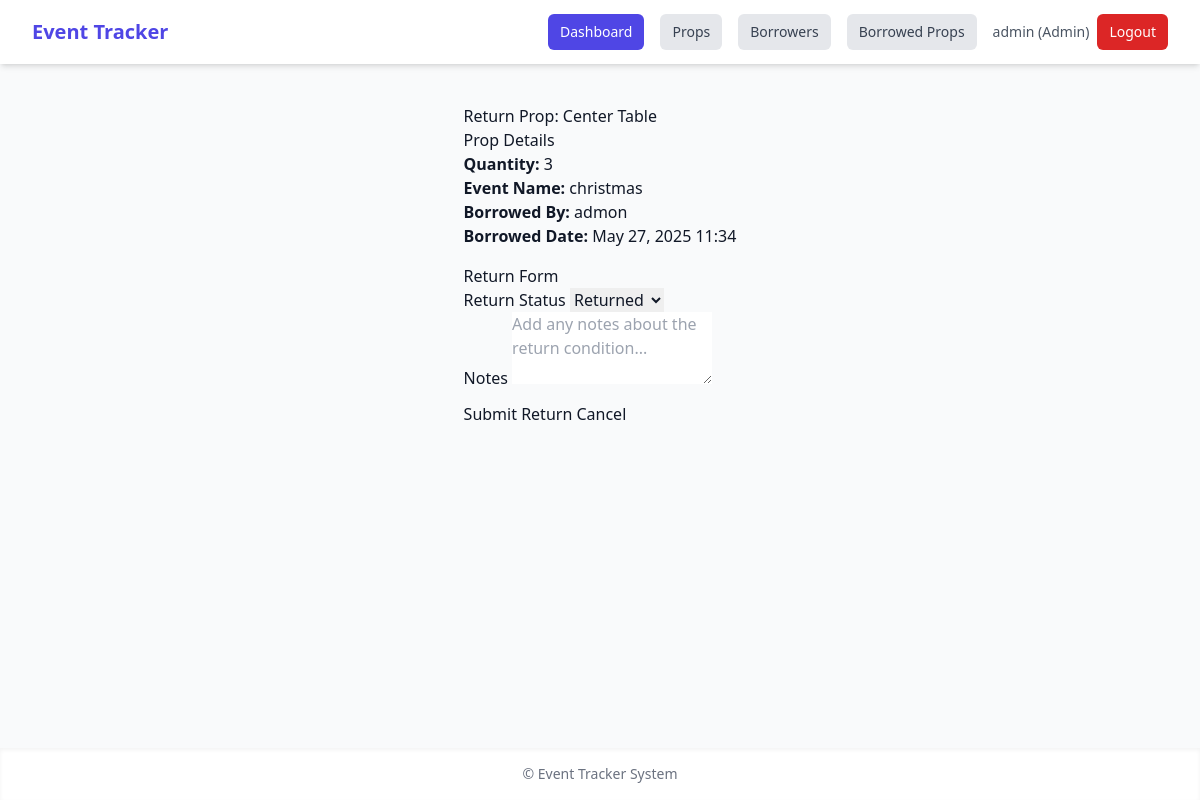
Screenshot of /return-prop/8/ (signed in) with the database file from the repository.
### inventory/models.py (models this page shows, shortened)
class UserProfile(models.Model):
    ROLE_CHOICES = [
        ('admin', 'Admin'),
        ('borrower', 'Borrower'),
    ]
    user = models.OneToOneField(User, on_delete=models.CASCADE, related_name='profile')
    role = models.CharField(max_length=10, choices=ROLE_CHOICES, default='borrower')
    phone = models.CharField(max_length=20, blank=True, null=True)
    @property
    def is_admin(self):
        return self.role == 'admin'

class PropUse(models.Model):
    RETURN_STATUS_CHOICES = [
        ('borrowed', 'Borrowed'),
        ('returned', 'Returned'),
        ('damaged', 'Damaged'),
        ('missing', 'Missing'),
    ]
    prop = models.ForeignKey(Prop, on_delete=models.CASCADE)
    quantity = models.PositiveIntegerField()
    timestamp = models.DateTimeField(auto_now_add=True)
    used_by_name = models.CharField(max_length=255)
    used_by = models.ForeignKey(User, on_delete=models.SET_NULL, null=True, blank=True)
    borrower = models.ForeignKey(Borrower, on_delete=models.SET_NULL, null=True, blank=True)
    used_at = models.DateTimeField(auto_now_add=True)
    event_name = models.CharField(max_length=100, null=True, blank=True)
    return_status = models.CharField(max_length=10, choices=RETURN_STATUS_CHOICES, default='borrowed')
    return_date = models.DateTimeField(null=True, blank=True)
    return_notes = models.TextField(blank=True, null=True)

class Prop(models.Model):
    CATEGORY_CHOICES = [
        ('Lights', 'Lights'),
        ('Tables', 'Tables'),
        ('Banners', 'Banners'),
        ('Costumes', 'Costumes'),
        ('Others', 'Others'),
    ]
    CONDITION_CHOICES = [
        ('Good', 'Good'),
        ('Fair', 'Fair'),
        ('Damaged', 'Damaged'),
    ]
    name = models.CharField(max_length=100)
    category = models.CharField(max_length=20, choices=CATEGORY_CHOICES)
    quantity = models.PositiveIntegerField()
    condition = models.CharField(max_length=10, choices=[('Good', 'Good'), ('Fair', 'Fair'), ('Damaged', 'Damaged')])
    storage_location = models.CharField(max_length=100)
    image = models.ImageField(upload_to='prop_images/', blank=True, null=True)

### inventory/views.py (the view, shortened to what this page needs)
# urls.py: path('return-prop/<int:prop_use_id>/', return_prop, name='return_prop'),
@login_required
@admin_required
def return_prop(request, prop_use_id):
    prop_use = get_object_or_404(PropUse, id=prop_use_id)
    return render(request, 'inventory/return_prop.html', {
        'prop_use': prop_use
    })

### inventory/views.py (called while the page is built)
def admin_required(view_func):
    @wraps(view_func)
    def _wrapped_view(request, *args, **kwargs):
        if not request.user.is_authenticated:
            messages.error(request, "Please log in to access this page.")
            return redirect('login')
        if not request.user.profile.is_admin:
            messages.error(request, "You don't have permission to access this page.")
            return redirect('home')
        return view_func(request, *args, **kwargs)
    return _wrapped_view

### inventory/templates/inventory/return_prop.html (shortened to what this page needs)
{% extends 'inventory/base.html' %}
{% block content %}
<div class="container mt-4">
    <h2>Return Prop: {{ prop_use.prop.name }}</h2>
    <div class="card">
        <div class="card-body">
            <h5 class="card-title">Prop Details</h5>
            <p><strong>Quantity:</strong> {{ prop_use.quantity }}</p>
            <p><strong>Event Name:</strong> {{ prop_use.event_name|default:"N/A" }}</p>
            <p><strong>Borrowed By:</strong> {{ prop_use.used_by_name }}</p>
            <p><strong>Borrowed Date:</strong> {{ prop_use.used_at|date:"M d, Y H:i" }}</p>
        </div>
    </div>
    <div class="card mt-4">
        <div class="card-body">
            <h5 class="card-title">Return Form</h5>
            <form method="post">
                <div class="form-group">
                    <label for="return_status">Return Status</label>
                    <select name="return_status" id="return_status" class="form-control" required>
                        <option value="returned">Returned</option>
                    </select>
                </div>
                <div class="form-group">
                    <label for="return_notes">Notes</label>
                    <textarea name="return_notes" id="return_notes" class="form-control" rows="3"
                              placeholder="Add any notes about the return condition..."></textarea>
                </div>
                <div class="mt-3">
                    <button type="submit" class="btn btn-primary">Submit Return</button>
                    <a href="{% url 'borrowed_props_list' %}" class="btn btn-secondary">Cancel</a>
                </div>
            </form>
        </div>
    </div>
</div>
{% endblock %}

### inventory/templates/inventory/base.html (shortened to what this page needs)
<!DOCTYPE html>
<html lang="en" class="scroll-smooth">
<head>
    <script src="https://cdn.tailwindcss.com"></script>
</head>
<body class="bg-gray-50 text-gray-900 min-h-screen flex flex-col">
    <nav class="bg-white shadow-md">
        <div class="max-w-7xl mx-auto px-4 sm:px-6 lg:px-8">
            <div class="flex justify-between h-16 items-center">
                <div>
                    <a href="{% url 'home' %}" class="text-xl font-bold text-indigo-600 hover:text-indigo-700">
                        Event Tracker
                    </a>
                </div>
                {% if user.is_authenticated %}
                <div class="flex items-center space-x-4">
                    {% if user.profile.is_admin %}
                    <a href="{% url 'dashboard' %}" class="inline-block px-3 py-2 rounded-md text-sm font-medium bg-indigo-600 text-white hover:bg-indigo-700 transition">
                        Dashboard
                    </a>
                    <a href="{% url 'prop_list' %}" class="inline-block px-3 py-2 rounded-md text-sm font-medium bg-gray-200 text-gray-700 hover:bg-gray-300 transition">
                        Props
                    </a>
                    <a href="{% url 'borrower_list' %}" class="inline-block px-3 py-2 rounded-md text-sm font-medium bg-gray-200 text-gray-700 hover:bg-gray-300 transition">
                        Borrowers
                    </a>
                    {% endif %}
                    <a href="{% url 'borrowed_props_list' %}" class="inline-block px-3 py-2 rounded-md text-sm font-medium bg-gray-200 text-gray-700 hover:bg-gray-300 transition">
                        Borrowed Props
                    </a>
                    <div class="flex items-center space-x-2">
                        <span class="text-sm text-gray-600">
                            {{ user.username }} ({{ user.profile.get_role_display }})
                        </span>
                        <a href="{% url 'logout' %}" class="inline-block px-3 py-2 rounded-md text-sm font-medium bg-red-600 text-white hover:bg-red-700 transition">
                            Logout
                        </a>
                    </div>
                </div>
                {% endif %}
            </div>
        </div>
    </nav>
    <main class="flex-grow max-w-7xl mx-auto p-6">
        {% block content %}
        {% endblock %}
    </main>
    <footer class="bg-white shadow-inner text-center text-gray-500 text-sm py-4">
        &copy; {{ now|date:"Y" }} Event Tracker System
    </footer>
</body>
</html>

### rows the page displays
PropUse: prop.name "Center Table", quantity "3", event_name "christmas", used_by_name "admon", used_at "May 27, 2025 11:34"

### other values shown
{{ user.username }} "admin"
{{ user.profile.get_role_display }} "Admin"
